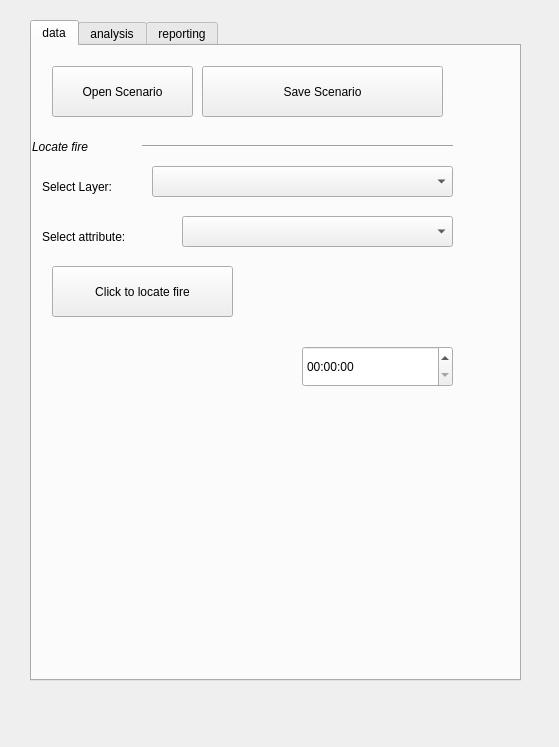
<?xml version="1.0" encoding="UTF-8"?>
<ui version="4.0">
 <class>DockWidget</class>
 <widget class="QDockWidget" name="DockWidget">
  <property name="geometry">
   <rect>
    <x>0</x>
    <y>0</y>
    <width>559</width>
    <height>747</height>
   </rect>
  </property>
  <property name="windowTitle">
   <string>DockWidget</string>
  </property>
  <widget class="QWidget" name="dockWidgetContents">
   <widget class="QTabWidget" name="tabWidgets">
    <property name="geometry">
     <rect>
      <x>30</x>
      <y>20</y>
      <width>491</width>
      <height>661</height>
     </rect>
    </property>
    <property name="currentIndex">
     <number>0</number>
    </property>
    <widget class="QWidget" name="datatab">
     <attribute name="title">
      <string>data</string>
     </attribute>
     <widget class="QPushButton" name="openscenariobutton">
      <property name="geometry">
       <rect>
        <x>20</x>
        <y>20</y>
        <width>141</width>
        <height>51</height>
       </rect>
      </property>
      <property name="text">
       <string>Open Scenario</string>
      </property>
     </widget>
     <widget class="QPushButton" name="savescenariobutton">
      <property name="geometry">
       <rect>
        <x>170</x>
        <y>20</y>
        <width>241</width>
        <height>51</height>
       </rect>
      </property>
      <property name="text">
       <string>Save Scenario</string>
      </property>
     </widget>
     <widget class="QLabel" name="selectlayerlabel">
      <property name="geometry">
       <rect>
        <x>10</x>
        <y>120</y>
        <width>111</width>
        <height>41</height>
       </rect>
      </property>
      <property name="text">
       <string>Select Layer:</string>
      </property>
     </widget>
     <widget class="QComboBox" name="selectlayercombo">
      <property name="geometry">
       <rect>
        <x>120</x>
        <y>120</y>
        <width>301</width>
        <height>31</height>
       </rect>
      </property>
     </widget>
     <widget class="QLabel" name="locatefirelabel">
      <property name="geometry">
       <rect>
        <x>0</x>
        <y>90</y>
        <width>101</width>
        <height>21</height>
       </rect>
      </property>
      <property name="font">
       <font>
        <italic>true</italic>
       </font>
      </property>
      <property name="text">
       <string>Locate fire</string>
      </property>
     </widget>
     <widget class="Line" name="locatefireline">
      <property name="geometry">
       <rect>
        <x>110</x>
        <y>90</y>
        <width>311</width>
        <height>20</height>
       </rect>
      </property>
      <property name="orientation">
       <enum>Qt::Horizontal</enum>
      </property>
     </widget>
     <widget class="QPushButton" name="clicklocatefirebutton">
      <property name="geometry">
       <rect>
        <x>20</x>
        <y>220</y>
        <width>181</width>
        <height>51</height>
       </rect>
      </property>
      <property name="text">
       <string>Click to locate fire</string>
      </property>
     </widget>
     <widget class="QTimeEdit" name="datatime">
      <property name="geometry">
       <rect>
        <x>270</x>
        <y>300</y>
        <width>151</width>
        <height>41</height>
       </rect>
      </property>
      <property name="wrapping">
       <bool>false</bool>
      </property>
      <property name="currentSection">
       <enum>QDateTimeEdit::SecondSection</enum>
      </property>
     </widget>
     <widget class="QLabel" name="label">
      <property name="geometry">
       <rect>
        <x>10</x>
        <y>170</y>
        <width>151</width>
        <height>41</height>
       </rect>
      </property>
      <property name="text">
       <string>Select attribute:</string>
      </property>
     </widget>
     <widget class="QComboBox" name="comboBox">
      <property name="geometry">
       <rect>
        <x>150</x>
        <y>170</y>
        <width>271</width>
        <height>31</height>
       </rect>
      </property>
     </widget>
    </widget>
    <widget class="QWidget" name="analysistab">
     <property name="toolTip">
      <string>&lt;html&gt;&lt;head/&gt;&lt;body&gt;&lt;p&gt;&lt;br/&gt;&lt;/p&gt;&lt;/body&gt;&lt;/html&gt;</string>
     </property>
     <property name="styleSheet">
      <string notr="true"/>
     </property>
     <attribute name="title">
      <string>analysis</string>
     </attribute>
     <widget class="QPushButton" name="hydrantsbutton">
      <property name="geometry">
       <rect>
        <x>120</x>
        <y>10</y>
        <width>121</width>
        <height>121</height>
       </rect>
      </property>
      <property name="text">
       <string/>
      </property>
      <property name="icon">
       <iconset>
        <normaloff>hydrantsicon.png</normaloff>hydrantsicon.png</iconset>
      </property>
      <property name="iconSize">
       <size>
        <width>120</width>
        <height>120</height>
       </size>
      </property>
     </widget>
     <widget class="QPushButton" name="shortestroutebutton">
      <property name="geometry">
       <rect>
        <x>10</x>
        <y>480</y>
        <width>181</width>
        <height>51</height>
       </rect>
      </property>
      <property name="text">
       <string>Shortest route</string>
      </property>
     </widget>
     <widget class="QPushButton" name="cheanroutebutton">
      <property name="geometry">
       <rect>
        <x>210</x>
        <y>480</y>
        <width>181</width>
        <height>51</height>
       </rect>
      </property>
      <property name="text">
       <string>Clean route</string>
      </property>
     </widget>
     <widget class="QPushButton" name="smokebufferbutton">
      <property name="geometry">
       <rect>
        <x>10</x>
        <y>170</y>
        <width>171</width>
        <height>61</height>
       </rect>
      </property>
      <property name="text">
       <string>Smoke buffer</string>
      </property>
     </widget>
     <widget class="QPushButton" name="buildingbutton">
      <property name="geometry">
       <rect>
        <x>10</x>
        <y>250</y>
        <width>151</width>
        <height>121</height>
       </rect>
      </property>
      <property name="text">
       <string/>
      </property>
      <property name="icon">
       <iconset>
        <normaloff>building.jpg</normaloff>building.jpg</iconset>
      </property>
      <property name="iconSize">
       <size>
        <width>100</width>
        <height>100</height>
       </size>
      </property>
     </widget>
     <widget class="QPushButton" name="updatesmokebutton">
      <property name="geometry">
       <rect>
        <x>190</x>
        <y>170</y>
        <width>191</width>
        <height>61</height>
       </rect>
      </property>
      <property name="text">
       <string>update smoke buffer</string>
      </property>
     </widget>
     <widget class="QPushButton" name="networkbutton">
      <property name="geometry">
       <rect>
        <x>10</x>
        <y>410</y>
        <width>181</width>
        <height>51</height>
       </rect>
      </property>
      <property name="text">
       <string>Build network</string>
      </property>
     </widget>
     <widget class="QLabel" name="networklabel">
      <property name="geometry">
       <rect>
        <x>210</x>
        <y>410</y>
        <width>201</width>
        <height>51</height>
       </rect>
      </property>
      <property name="text">
       <string>Uses selected objects for fire station / fire location</string>
      </property>
      <property name="wordWrap">
       <bool>true</bool>
      </property>
     </widget>
     <widget class="QTimeEdit" name="analysistime">
      <property name="geometry">
       <rect>
        <x>270</x>
        <y>570</y>
        <width>141</width>
        <height>41</height>
       </rect>
      </property>
      <property name="currentSection">
       <enum>QDateTimeEdit::SecondSection</enum>
      </property>
     </widget>
     <widget class="QPushButton" name="buildingypdate">
      <property name="geometry">
       <rect>
        <x>190</x>
        <y>270</y>
        <width>151</width>
        <height>61</height>
       </rect>
      </property>
      <property name="text">
       <string>update</string>
      </property>
     </widget>
     <widget class="Line" name="line">
      <property name="geometry">
       <rect>
        <x>10</x>
        <y>140</y>
        <width>481</width>
        <height>16</height>
       </rect>
      </property>
      <property name="orientation">
       <enum>Qt::Horizontal</enum>
      </property>
     </widget>
     <widget class="Line" name="line_2">
      <property name="geometry">
       <rect>
        <x>-10</x>
        <y>380</y>
        <width>531</width>
        <height>16</height>
       </rect>
      </property>
      <property name="orientation">
       <enum>Qt::Horizontal</enum>
      </property>
     </widget>
    </widget>
    <widget class="QWidget" name="tab_2">
     <attribute name="title">
      <string>reporting</string>
     </attribute>
     <widget class="QLabel" name="featurecounterlabel">
      <property name="geometry">
       <rect>
        <x>0</x>
        <y>20</y>
        <width>151</width>
        <height>41</height>
       </rect>
      </property>
      <property name="text">
       <string>Feature counter:</string>
      </property>
     </widget>
     <widget class="QTextEdit" name="featuretext">
      <property name="geometry">
       <rect>
        <x>130</x>
        <y>20</y>
        <width>191</width>
        <height>31</height>
       </rect>
      </property>
     </widget>
     <widget class="QPushButton" name="updatefeaturebutton">
      <property name="geometry">
       <rect>
        <x>330</x>
        <y>20</y>
        <width>91</width>
        <height>31</height>
       </rect>
      </property>
      <property name="text">
       <string>Update</string>
      </property>
     </widget>
     <widget class="QTextEdit" name="savepathtest">
      <property name="geometry">
       <rect>
        <x>0</x>
        <y>60</y>
        <width>321</width>
        <height>31</height>
       </rect>
      </property>
     </widget>
     <widget class="QPushButton" name="savepathbuton">
      <property name="geometry">
       <rect>
        <x>332</x>
        <y>57</y>
        <width>91</width>
        <height>31</height>
       </rect>
      </property>
      <property name="text">
       <string>...</string>
      </property>
     </widget>
     <widget class="QPushButton" name="savemapbutton">
      <property name="geometry">
       <rect>
        <x>110</x>
        <y>100</y>
        <width>141</width>
        <height>41</height>
       </rect>
      </property>
      <property name="text">
       <string>Save map</string>
      </property>
     </widget>
     <widget class="QTextEdit" name="reportingtext1">
      <property name="geometry">
       <rect>
        <x>0</x>
        <y>150</y>
        <width>431</width>
        <height>141</height>
       </rect>
      </property>
     </widget>
     <widget class="QTextEdit" name="reportingtext2">
      <property name="geometry">
       <rect>
        <x>0</x>
        <y>300</y>
        <width>431</width>
        <height>141</height>
       </rect>
      </property>
     </widget>
     <widget class="QTimeEdit" name="reportingtime">
      <property name="geometry">
       <rect>
        <x>280</x>
        <y>470</y>
        <width>151</width>
        <height>41</height>
       </rect>
      </property>
      <property name="wrapping">
       <bool>false</bool>
      </property>
      <property name="currentSection">
       <enum>QDateTimeEdit::SecondSection</enum>
      </property>
     </widget>
    </widget>
   </widget>
  </widget>
 </widget>
 <resources/>
 <connections/>
 <buttongroups>
  <buttongroup name="windbuttonGroup"/>
 </buttongroups>
</ui>
